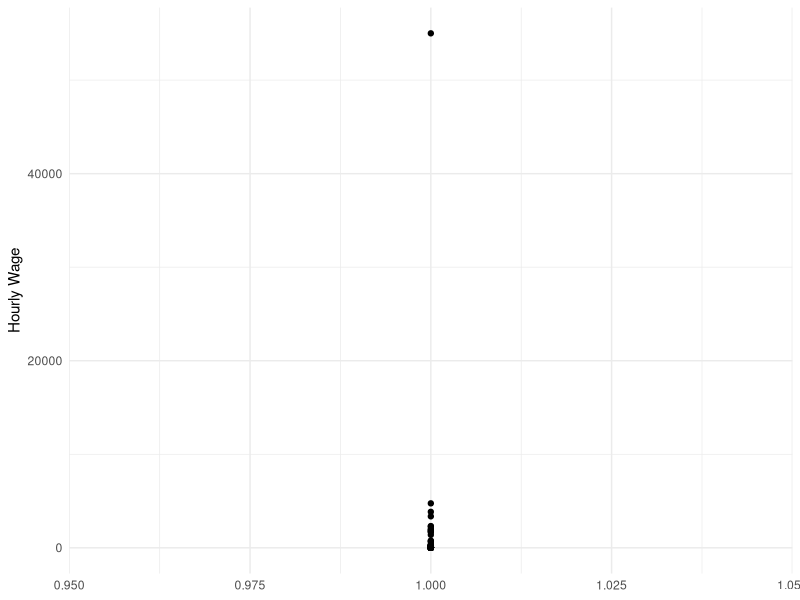

R code for this plot:
## ---- chunk 1
library(readr)
library(dplyr)
library(tidyverse)
library(tidyr)
library(ggplot2)
df <- read_delim("CR24 Spring class survey raw data.csv", delim = ";")
## ---- chunk 2

df <- df %>% 
  mutate(donation...9 = donation...9*hourly_wage,
         donation...16 = donation...16*hourly_wage)
## ---- chunk 3

df <- df %>%
  unite(donation, donation...9, donation...16, donation...23, donation...30, na.rm = TRUE) %>%
  unite(significant_self, 'significant _self...10', 'significant _self...17', 'significant _self...24', 'significant _self...31', na.rm = TRUE) %>%
  unite(values_self, values_self...11, values_self...18, values_self...25, values_self...32, na.rm = TRUE) %>%
  unite(reflection_self, reflection_self...12, reflection_self...19, reflection_self...26, reflection_self...33, na.rm = TRUE) %>%
  unite(control, control...13, control...20, control...27, control...34, na.rm = TRUE) %>%
  unite(shape_utilize, shape_utilize...14, shape_utilize...21, shape_utilize...28, shape_utilize...35, na.rm = TRUE) %>%
  unite(involvement, involvement...15, involvement...22, involvement...29, involvement...36, na.rm = TRUE)


## ---- chunk 4
df <- df %>%
  mutate(donation = as.numeric(donation))

## ---- chunk 5
# Convert columns to numeric if they are not already
df <- df %>%
  mutate(
    control = as.numeric(control),
    shape_utilize = as.numeric(shape_utilize),
    involvement = as.numeric(involvement),
    significant_self = as.numeric(significant_self),
    values_self = as.numeric(values_self),
    reflection_self = as.numeric(reflection_self)
  )

# Calculate the mean of multiple columns
df <- df %>%
  mutate(avg_control = rowMeans(select(., c(control, shape_utilize, involvement)), na.rm = TRUE))

df <- df %>%
  mutate(avg_representativeness = rowMeans(select(., c(significant_self, values_self, reflection_self)), na.rm = TRUE))

## ---- chunk 6
df <- df %>%
  mutate(immediate_dummy = as.integer(grepl("immediate", condition, ignore.case = TRUE)))

df <- df %>%
  mutate(timeframe_dummy = as.integer(grepl("time", condition, ignore.case = TRUE)))

## ---- chunk 7
ggplot(data = df, aes(x = 1, y = hourly_wage)) +
  geom_point() +
  labs(x = NULL, y = "Hourly Wage") +  # No label for x-axis
  theme_minimal()
## ---- chunk 8

df <- df %>%
  filter(hourly_wage <= 1000)

